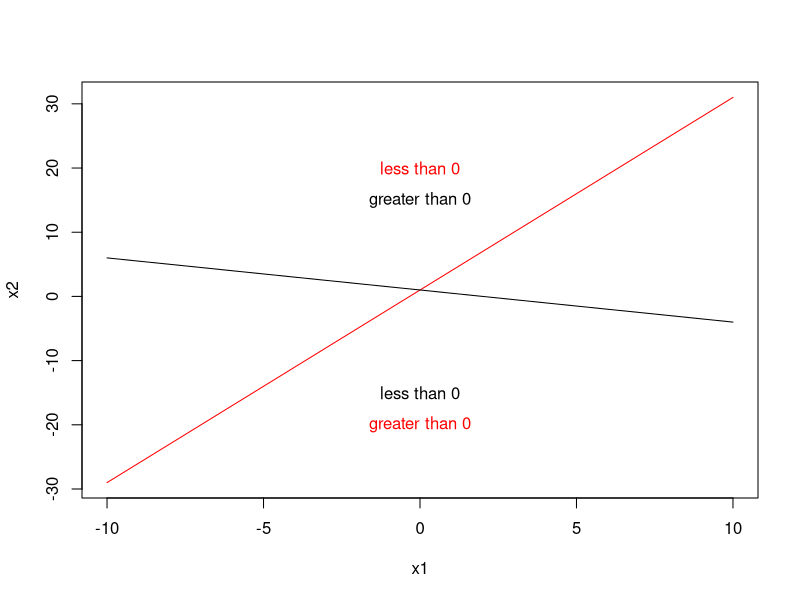

Write R code to recreate this figure.

x1=-10:10
x2=1 + 3*x1
plot(x1,x2,type = "l",col = "red")
text(c(0),c(-20),"greater than 0",col = "red")
text(c(0),c(20),"less than 0",col="red")
lines(x1, 1 - x1/2)
text(c(0),c(-15),"less than 0")
text(c(0),c(15),"greater than 0")
